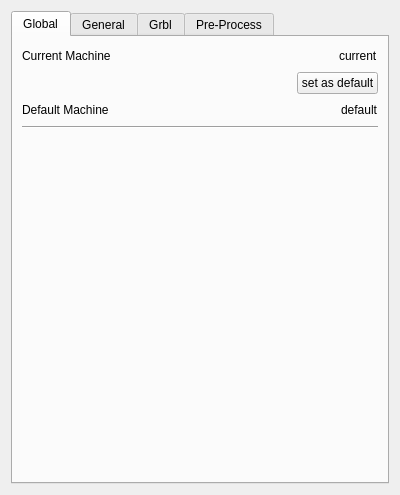
<?xml version="1.0" encoding="UTF-8"?>
<ui version="4.0">
 <class>Settings</class>
 <widget class="QWidget" name="Settings">
  <property name="geometry">
   <rect>
    <x>0</x>
    <y>0</y>
    <width>400</width>
    <height>495</height>
   </rect>
  </property>
  <property name="windowTitle">
   <string>Settings</string>
  </property>
  <layout class="QGridLayout" name="gridLayout_2">
   <item row="0" column="0">
    <widget class="QTabWidget" name="settings_tabWidget">
     <property name="currentIndex">
      <number>0</number>
     </property>
     <widget class="QWidget" name="globalSettings_tab">
      <attribute name="title">
       <string>Global</string>
      </attribute>
      <layout class="QVBoxLayout" name="verticalLayout_4">
       <item>
        <layout class="QHBoxLayout" name="horizontalLayout_24">
         <item>
          <widget class="QLabel" name="label_3">
           <property name="text">
            <string>Current Machine</string>
           </property>
          </widget>
         </item>
         <item>
          <spacer name="horizontalSpacer_25">
           <property name="orientation">
            <enum>Qt::Horizontal</enum>
           </property>
           <property name="sizeHint" stdset="0">
            <size>
             <width>40</width>
             <height>20</height>
            </size>
           </property>
          </spacer>
         </item>
         <item>
          <widget class="QLabel" name="currentMachName_label">
           <property name="text">
            <string>current</string>
           </property>
          </widget>
         </item>
        </layout>
       </item>
       <item>
        <layout class="QHBoxLayout" name="horizontalLayout_26">
         <item>
          <spacer name="horizontalSpacer_26">
           <property name="orientation">
            <enum>Qt::Horizontal</enum>
           </property>
           <property name="sizeHint" stdset="0">
            <size>
             <width>40</width>
             <height>20</height>
            </size>
           </property>
          </spacer>
         </item>
         <item>
          <widget class="QPushButton" name="setMachDefault_pButton">
           <property name="text">
            <string>set as default</string>
           </property>
          </widget>
         </item>
        </layout>
       </item>
       <item>
        <layout class="QHBoxLayout" name="horizontalLayout_25">
         <item>
          <widget class="QLabel" name="label_2">
           <property name="text">
            <string>Default Machine</string>
           </property>
          </widget>
         </item>
         <item>
          <spacer name="horizontalSpacer_24">
           <property name="orientation">
            <enum>Qt::Horizontal</enum>
           </property>
           <property name="sizeHint" stdset="0">
            <size>
             <width>40</width>
             <height>20</height>
            </size>
           </property>
          </spacer>
         </item>
         <item>
          <widget class="QLabel" name="defaultMachName_label">
           <property name="text">
            <string>default</string>
           </property>
          </widget>
         </item>
        </layout>
       </item>
       <item>
        <widget class="Line" name="line_5">
         <property name="orientation">
          <enum>Qt::Horizontal</enum>
         </property>
        </widget>
       </item>
       <item>
        <spacer name="verticalSpacer">
         <property name="orientation">
          <enum>Qt::Vertical</enum>
         </property>
         <property name="sizeHint" stdset="0">
          <size>
           <width>20</width>
           <height>323</height>
          </size>
         </property>
        </spacer>
       </item>
      </layout>
     </widget>
     <widget class="QWidget" name="generalSettings_tab">
      <attribute name="title">
       <string>General</string>
      </attribute>
      <layout class="QVBoxLayout" name="verticalLayout_3">
       <item>
        <layout class="QHBoxLayout" name="horizontalLayout_15">
         <item>
          <widget class="QLabel" name="label_10">
           <property name="text">
            <string>Grid Units</string>
           </property>
          </widget>
         </item>
         <item>
          <spacer name="horizontalSpacer_15">
           <property name="orientation">
            <enum>Qt::Horizontal</enum>
           </property>
           <property name="sizeHint" stdset="0">
            <size>
             <width>40</width>
             <height>20</height>
            </size>
           </property>
          </spacer>
         </item>
         <item>
          <widget class="QComboBox" name="gridUnits_combo">
           <item>
            <property name="text">
             <string>inches</string>
            </property>
           </item>
           <item>
            <property name="text">
             <string>cm</string>
            </property>
           </item>
          </widget>
         </item>
        </layout>
       </item>
       <item>
        <layout class="QHBoxLayout" name="horizontalLayout_16">
         <item>
          <widget class="QLabel" name="label_17">
           <property name="text">
            <string>Arc Precision</string>
           </property>
          </widget>
         </item>
         <item>
          <spacer name="horizontalSpacer_16">
           <property name="orientation">
            <enum>Qt::Horizontal</enum>
           </property>
           <property name="sizeHint" stdset="0">
            <size>
             <width>40</width>
             <height>20</height>
            </size>
           </property>
          </spacer>
         </item>
         <item>
          <widget class="QDoubleSpinBox" name="arcPrecision_dSpin">
           <property name="minimum">
            <double>0.010000000000000</double>
           </property>
           <property name="maximum">
            <double>2.000000000000000</double>
           </property>
           <property name="singleStep">
            <double>0.010000000000000</double>
           </property>
          </widget>
         </item>
        </layout>
       </item>
       <item>
        <widget class="Line" name="line">
         <property name="orientation">
          <enum>Qt::Horizontal</enum>
         </property>
        </widget>
       </item>
       <item>
        <layout class="QHBoxLayout" name="horizontalLayout_17">
         <item>
          <widget class="QLabel" name="label_12">
           <property name="text">
            <string>Grid Color</string>
           </property>
          </widget>
         </item>
         <item>
          <spacer name="horizontalSpacer_14">
           <property name="orientation">
            <enum>Qt::Horizontal</enum>
           </property>
           <property name="sizeHint" stdset="0">
            <size>
             <width>40</width>
             <height>20</height>
            </size>
           </property>
          </spacer>
         </item>
         <item>
          <widget class="QLineEdit" name="gridColor_lEdit">
           <property name="minimumSize">
            <size>
             <width>85</width>
             <height>0</height>
            </size>
           </property>
           <property name="maximumSize">
            <size>
             <width>85</width>
             <height>16777215</height>
            </size>
           </property>
           <property name="text">
            <string/>
           </property>
           <property name="readOnly">
            <bool>true</bool>
           </property>
          </widget>
         </item>
         <item>
          <widget class="QToolButton" name="gridColor_tButton">
           <property name="text">
            <string/>
           </property>
          </widget>
         </item>
        </layout>
       </item>
       <item>
        <layout class="QHBoxLayout" name="horizontalLayout_18">
         <item>
          <widget class="QLabel" name="label_13">
           <property name="text">
            <string>Cut Color</string>
           </property>
          </widget>
         </item>
         <item>
          <spacer name="horizontalSpacer_13">
           <property name="orientation">
            <enum>Qt::Horizontal</enum>
           </property>
           <property name="sizeHint" stdset="0">
            <size>
             <width>40</width>
             <height>20</height>
            </size>
           </property>
          </spacer>
         </item>
         <item>
          <widget class="QLineEdit" name="cutColor_lEdit">
           <property name="minimumSize">
            <size>
             <width>85</width>
             <height>0</height>
            </size>
           </property>
           <property name="maximumSize">
            <size>
             <width>85</width>
             <height>16777215</height>
            </size>
           </property>
           <property name="readOnly">
            <bool>true</bool>
           </property>
          </widget>
         </item>
         <item>
          <widget class="QToolButton" name="cutColor_tButton">
           <property name="text">
            <string/>
           </property>
          </widget>
         </item>
        </layout>
       </item>
       <item>
        <layout class="QHBoxLayout" name="horizontalLayout_19">
         <item>
          <widget class="QLabel" name="label_14">
           <property name="text">
            <string>Move Color</string>
           </property>
          </widget>
         </item>
         <item>
          <spacer name="horizontalSpacer_12">
           <property name="orientation">
            <enum>Qt::Horizontal</enum>
           </property>
           <property name="sizeHint" stdset="0">
            <size>
             <width>40</width>
             <height>20</height>
            </size>
           </property>
          </spacer>
         </item>
         <item>
          <widget class="QLineEdit" name="moveColor_lEdit">
           <property name="minimumSize">
            <size>
             <width>85</width>
             <height>0</height>
            </size>
           </property>
           <property name="maximumSize">
            <size>
             <width>85</width>
             <height>16777215</height>
            </size>
           </property>
           <property name="readOnly">
            <bool>true</bool>
           </property>
          </widget>
         </item>
         <item>
          <widget class="QToolButton" name="moveColor_tButton">
           <property name="text">
            <string/>
           </property>
          </widget>
         </item>
        </layout>
       </item>
       <item>
        <widget class="Line" name="line_2">
         <property name="orientation">
          <enum>Qt::Horizontal</enum>
         </property>
        </widget>
       </item>
       <item>
        <layout class="QHBoxLayout" name="horizontalLayout_14">
         <item>
          <layout class="QVBoxLayout" name="verticalLayout_2">
           <item>
            <layout class="QHBoxLayout" name="horizontalLayout_12">
             <item>
              <widget class="QLabel" name="label_15">
               <property name="text">
                <string>Machine X Size</string>
               </property>
              </widget>
             </item>
             <item>
              <spacer name="horizontalSpacer_17">
               <property name="orientation">
                <enum>Qt::Horizontal</enum>
               </property>
               <property name="sizeHint" stdset="0">
                <size>
                 <width>40</width>
                 <height>20</height>
                </size>
               </property>
              </spacer>
             </item>
             <item>
              <widget class="QDoubleSpinBox" name="sizeX_dBox"/>
             </item>
            </layout>
           </item>
           <item>
            <layout class="QHBoxLayout" name="horizontalLayout_13">
             <item>
              <widget class="QLabel" name="label_16">
               <property name="text">
                <string>Machine Y Size</string>
               </property>
              </widget>
             </item>
             <item>
              <spacer name="horizontalSpacer_18">
               <property name="orientation">
                <enum>Qt::Horizontal</enum>
               </property>
               <property name="sizeHint" stdset="0">
                <size>
                 <width>40</width>
                 <height>20</height>
                </size>
               </property>
              </spacer>
             </item>
             <item>
              <widget class="QDoubleSpinBox" name="sizeY_dBox"/>
             </item>
            </layout>
           </item>
          </layout>
         </item>
         <item>
          <widget class="QComboBox" name="machineUnits_combo">
           <item>
            <property name="text">
             <string>inches</string>
            </property>
           </item>
           <item>
            <property name="text">
             <string>cm</string>
            </property>
           </item>
          </widget>
         </item>
        </layout>
       </item>
       <item>
        <layout class="QHBoxLayout" name="horizontalLayout_23">
         <item>
          <widget class="QLabel" name="label">
           <property name="text">
            <string>Jog Increment</string>
           </property>
          </widget>
         </item>
         <item>
          <spacer name="horizontalSpacer_23">
           <property name="orientation">
            <enum>Qt::Horizontal</enum>
           </property>
           <property name="sizeHint" stdset="0">
            <size>
             <width>40</width>
             <height>20</height>
            </size>
           </property>
          </spacer>
         </item>
         <item>
          <widget class="QDoubleSpinBox" name="jogIncrement_dBox"/>
         </item>
        </layout>
       </item>
       <item>
        <widget class="Line" name="line_3">
         <property name="orientation">
          <enum>Qt::Horizontal</enum>
         </property>
        </widget>
       </item>
       <item>
        <layout class="QHBoxLayout" name="horizontalLayout_21">
         <item>
          <widget class="QLabel" name="label_18">
           <property name="text">
            <string>Arduino Port</string>
           </property>
          </widget>
         </item>
         <item>
          <spacer name="horizontalSpacer_20">
           <property name="orientation">
            <enum>Qt::Horizontal</enum>
           </property>
           <property name="sizeHint" stdset="0">
            <size>
             <width>40</width>
             <height>20</height>
            </size>
           </property>
          </spacer>
         </item>
         <item>
          <widget class="QComboBox" name="arduinoPort_combo"/>
         </item>
         <item>
          <widget class="QToolButton" name="refreshArduinoPortList_tButton">
           <property name="text">
            <string>...</string>
           </property>
          </widget>
         </item>
        </layout>
       </item>
       <item>
        <layout class="QHBoxLayout" name="horizontalLayout_22">
         <item>
          <widget class="QLabel" name="label_19">
           <property name="text">
            <string>Baud Rate</string>
           </property>
          </widget>
         </item>
         <item>
          <spacer name="horizontalSpacer_21">
           <property name="orientation">
            <enum>Qt::Horizontal</enum>
           </property>
           <property name="sizeHint" stdset="0">
            <size>
             <width>40</width>
             <height>20</height>
            </size>
           </property>
          </spacer>
         </item>
         <item>
          <widget class="QComboBox" name="baudRate_combo">
           <item>
            <property name="text">
             <string>9600</string>
            </property>
           </item>
          </widget>
         </item>
        </layout>
       </item>
       <item>
        <widget class="Line" name="line_4">
         <property name="orientation">
          <enum>Qt::Horizontal</enum>
         </property>
        </widget>
       </item>
       <item>
        <layout class="QHBoxLayout" name="horizontalLayout_20">
         <item>
          <spacer name="horizontalSpacer_19">
           <property name="orientation">
            <enum>Qt::Horizontal</enum>
           </property>
           <property name="sizeHint" stdset="0">
            <size>
             <width>40</width>
             <height>20</height>
            </size>
           </property>
          </spacer>
         </item>
         <item>
          <widget class="QPushButton" name="plotSave_pButton">
           <property name="text">
            <string>Save</string>
           </property>
          </widget>
         </item>
        </layout>
       </item>
      </layout>
     </widget>
     <widget class="QWidget" name="grblSettings_tab">
      <attribute name="title">
       <string>Grbl</string>
      </attribute>
      <layout class="QGridLayout" name="gridLayout">
       <item row="0" column="0">
        <layout class="QVBoxLayout" name="verticalLayout">
         <item>
          <layout class="QHBoxLayout" name="horizontalLayout_45">
           <item>
            <widget class="QLabel" name="grblVersion_label">
             <property name="text">
              <string>Grbl Version</string>
             </property>
            </widget>
           </item>
           <item>
            <spacer name="horizontalSpacer_22">
             <property name="orientation">
              <enum>Qt::Horizontal</enum>
             </property>
             <property name="sizeHint" stdset="0">
              <size>
               <width>40</width>
               <height>20</height>
              </size>
             </property>
            </spacer>
           </item>
           <item>
            <widget class="QComboBox" name="grblVerson_combo">
             <item>
              <property name="text">
               <string>0.51</string>
              </property>
             </item>
             <item>
              <property name="text">
               <string>0.6b</string>
              </property>
             </item>
             <item>
              <property name="text">
               <string>0.7d</string>
              </property>
             </item>
             <item>
              <property name="text">
               <string>0.8a</string>
              </property>
             </item>
            </widget>
           </item>
          </layout>
         </item>
         <item>
          <widget class="Line" name="line_9">
           <property name="orientation">
            <enum>Qt::Horizontal</enum>
           </property>
          </widget>
         </item>
         <item>
          <layout class="QHBoxLayout" name="horizontalLayout_2">
           <item>
            <widget class="QLabel" name="stepsX_label">
             <property name="text">
              <string>Steps per mm X</string>
             </property>
            </widget>
           </item>
           <item>
            <spacer name="horizontalSpacer_2">
             <property name="orientation">
              <enum>Qt::Horizontal</enum>
             </property>
             <property name="sizeHint" stdset="0">
              <size>
               <width>40</width>
               <height>20</height>
              </size>
             </property>
            </spacer>
           </item>
           <item>
            <widget class="QDoubleSpinBox" name="stepX_dspinbox">
             <property name="minimumSize">
              <size>
               <width>77</width>
               <height>0</height>
              </size>
             </property>
             <property name="maximumSize">
              <size>
               <width>77</width>
               <height>16777215</height>
              </size>
             </property>
             <property name="buttonSymbols">
              <enum>QAbstractSpinBox::NoButtons</enum>
             </property>
             <property name="decimals">
              <number>3</number>
             </property>
             <property name="maximum">
              <double>1000.000000000000000</double>
             </property>
            </widget>
           </item>
          </layout>
         </item>
         <item>
          <layout class="QHBoxLayout" name="horizontalLayout_3">
           <item>
            <widget class="QLabel" name="stepsY_label">
             <property name="text">
              <string>Steps per mm Y</string>
             </property>
            </widget>
           </item>
           <item>
            <spacer name="horizontalSpacer_3">
             <property name="orientation">
              <enum>Qt::Horizontal</enum>
             </property>
             <property name="sizeHint" stdset="0">
              <size>
               <width>40</width>
               <height>20</height>
              </size>
             </property>
            </spacer>
           </item>
           <item>
            <widget class="QDoubleSpinBox" name="stepY_dspinbox">
             <property name="minimumSize">
              <size>
               <width>77</width>
               <height>0</height>
              </size>
             </property>
             <property name="maximumSize">
              <size>
               <width>77</width>
               <height>16777215</height>
              </size>
             </property>
             <property name="buttonSymbols">
              <enum>QAbstractSpinBox::NoButtons</enum>
             </property>
             <property name="decimals">
              <number>3</number>
             </property>
             <property name="maximum">
              <double>1000.000000000000000</double>
             </property>
            </widget>
           </item>
          </layout>
         </item>
         <item>
          <layout class="QHBoxLayout" name="horizontalLayout_4">
           <item>
            <widget class="QLabel" name="stepsZ_label">
             <property name="text">
              <string>Steps per mm Z</string>
             </property>
            </widget>
           </item>
           <item>
            <spacer name="horizontalSpacer_4">
             <property name="orientation">
              <enum>Qt::Horizontal</enum>
             </property>
             <property name="sizeHint" stdset="0">
              <size>
               <width>40</width>
               <height>20</height>
              </size>
             </property>
            </spacer>
           </item>
           <item>
            <widget class="QDoubleSpinBox" name="stepZ_dspinbox">
             <property name="minimumSize">
              <size>
               <width>77</width>
               <height>0</height>
              </size>
             </property>
             <property name="maximumSize">
              <size>
               <width>77</width>
               <height>16777215</height>
              </size>
             </property>
             <property name="buttonSymbols">
              <enum>QAbstractSpinBox::NoButtons</enum>
             </property>
             <property name="decimals">
              <number>3</number>
             </property>
             <property name="maximum">
              <double>1000.000000000000000</double>
             </property>
            </widget>
           </item>
          </layout>
         </item>
         <item>
          <layout class="QHBoxLayout" name="horizontalLayout_5">
           <item>
            <widget class="QLabel" name="stepPulse_label">
             <property name="text">
              <string>Step Pulse (microseconds)</string>
             </property>
            </widget>
           </item>
           <item>
            <spacer name="horizontalSpacer_5">
             <property name="orientation">
              <enum>Qt::Horizontal</enum>
             </property>
             <property name="sizeType">
              <enum>QSizePolicy::Expanding</enum>
             </property>
             <property name="sizeHint" stdset="0">
              <size>
               <width>40</width>
               <height>20</height>
              </size>
             </property>
            </spacer>
           </item>
           <item>
            <widget class="QSpinBox" name="stepPulse_dspinbox">
             <property name="minimumSize">
              <size>
               <width>77</width>
               <height>0</height>
              </size>
             </property>
             <property name="maximumSize">
              <size>
               <width>77</width>
               <height>16777215</height>
              </size>
             </property>
             <property name="buttonSymbols">
              <enum>QAbstractSpinBox::NoButtons</enum>
             </property>
             <property name="maximum">
              <number>9999</number>
             </property>
            </widget>
           </item>
          </layout>
         </item>
         <item>
          <layout class="QHBoxLayout" name="horizontalLayout_6">
           <item>
            <widget class="QLabel" name="arcSeg_label">
             <property name="text">
              <string>mm per Arc Segment</string>
             </property>
            </widget>
           </item>
           <item>
            <spacer name="horizontalSpacer_6">
             <property name="orientation">
              <enum>Qt::Horizontal</enum>
             </property>
             <property name="sizeHint" stdset="0">
              <size>
               <width>40</width>
               <height>20</height>
              </size>
             </property>
            </spacer>
           </item>
           <item>
            <widget class="QDoubleSpinBox" name="arcSeg_dspinbox">
             <property name="minimumSize">
              <size>
               <width>77</width>
               <height>0</height>
              </size>
             </property>
             <property name="maximumSize">
              <size>
               <width>77</width>
               <height>16777215</height>
              </size>
             </property>
             <property name="buttonSymbols">
              <enum>QAbstractSpinBox::NoButtons</enum>
             </property>
             <property name="decimals">
              <number>3</number>
             </property>
             <property name="maximum">
              <double>1000.000000000000000</double>
             </property>
            </widget>
           </item>
          </layout>
         </item>
         <item>
          <layout class="QHBoxLayout" name="horizontalLayout_7">
           <item>
            <widget class="QLabel" name="seekRate_label">
             <property name="text">
              <string>Seek Rate (mm/min)</string>
             </property>
            </widget>
           </item>
           <item>
            <spacer name="horizontalSpacer_7">
             <property name="orientation">
              <enum>Qt::Horizontal</enum>
             </property>
             <property name="sizeHint" stdset="0">
              <size>
               <width>40</width>
               <height>20</height>
              </size>
             </property>
            </spacer>
           </item>
           <item>
            <widget class="QDoubleSpinBox" name="seekRate_dspinbox">
             <property name="minimumSize">
              <size>
               <width>77</width>
               <height>0</height>
              </size>
             </property>
             <property name="maximumSize">
              <size>
               <width>77</width>
               <height>16777215</height>
              </size>
             </property>
             <property name="buttonSymbols">
              <enum>QAbstractSpinBox::NoButtons</enum>
             </property>
             <property name="decimals">
              <number>3</number>
             </property>
             <property name="maximum">
              <double>9999.000000000000000</double>
             </property>
            </widget>
           </item>
          </layout>
         </item>
         <item>
          <layout class="QHBoxLayout" name="horizontalLayout_8">
           <item>
            <widget class="QLabel" name="feedRate_label">
             <property name="text">
              <string>Feed Rate (mm/min)</string>
             </property>
            </widget>
           </item>
           <item>
            <spacer name="horizontalSpacer_8">
             <property name="orientation">
              <enum>Qt::Horizontal</enum>
             </property>
             <property name="sizeHint" stdset="0">
              <size>
               <width>40</width>
               <height>20</height>
              </size>
             </property>
            </spacer>
           </item>
           <item>
            <widget class="QDoubleSpinBox" name="feedRate_dspinbox">
             <property name="minimumSize">
              <size>
               <width>77</width>
               <height>0</height>
              </size>
             </property>
             <property name="maximumSize">
              <size>
               <width>77</width>
               <height>16777215</height>
              </size>
             </property>
             <property name="buttonSymbols">
              <enum>QAbstractSpinBox::NoButtons</enum>
             </property>
             <property name="decimals">
              <number>3</number>
             </property>
             <property name="maximum">
              <double>9999.000000000000000</double>
             </property>
            </widget>
           </item>
          </layout>
         </item>
         <item>
          <layout class="QHBoxLayout" name="horizontalLayout_9">
           <item>
            <widget class="QLabel" name="acceleration_label">
             <property name="text">
              <string>Acceleration (mm/sec^2)</string>
             </property>
            </widget>
           </item>
           <item>
            <spacer name="horizontalSpacer_9">
             <property name="orientation">
              <enum>Qt::Horizontal</enum>
             </property>
             <property name="sizeHint" stdset="0">
              <size>
               <width>40</width>
               <height>20</height>
              </size>
             </property>
            </spacer>
           </item>
           <item>
            <widget class="QDoubleSpinBox" name="acceleration_dspinbox">
             <property name="minimumSize">
              <size>
               <width>77</width>
               <height>0</height>
              </size>
             </property>
             <property name="maximumSize">
              <size>
               <width>77</width>
               <height>16777215</height>
              </size>
             </property>
             <property name="buttonSymbols">
              <enum>QAbstractSpinBox::NoButtons</enum>
             </property>
             <property name="decimals">
              <number>3</number>
             </property>
             <property name="minimum">
              <double>-1.000000000000000</double>
             </property>
             <property name="maximum">
              <double>1000.000000000000000</double>
             </property>
            </widget>
           </item>
          </layout>
         </item>
         <item>
          <layout class="QHBoxLayout" name="horizontalLayout_10">
           <item>
            <widget class="QLabel" name="maxJerk_label">
             <property name="text">
              <string>Max Jerk (delta mm/min)</string>
             </property>
            </widget>
           </item>
           <item>
            <spacer name="horizontalSpacer_10">
             <property name="orientation">
              <enum>Qt::Horizontal</enum>
             </property>
             <property name="sizeHint" stdset="0">
              <size>
               <width>40</width>
               <height>20</height>
              </size>
             </property>
            </spacer>
           </item>
           <item>
            <widget class="QDoubleSpinBox" name="maxJerk_dspinbox">
             <property name="minimumSize">
              <size>
               <width>77</width>
               <height>0</height>
              </size>
             </property>
             <property name="maximumSize">
              <size>
               <width>77</width>
               <height>16777215</height>
              </size>
             </property>
             <property name="buttonSymbols">
              <enum>QAbstractSpinBox::NoButtons</enum>
             </property>
             <property name="decimals">
              <number>3</number>
             </property>
             <property name="maximum">
              <double>1000.000000000000000</double>
             </property>
            </widget>
           </item>
          </layout>
         </item>
         <item>
          <layout class="QHBoxLayout" name="horizontalLayout_11">
           <item>
            <widget class="QLabel" name="stepInvert_label">
             <property name="text">
              <string>Stepping Invert Mask (binary)</string>
             </property>
            </widget>
           </item>
           <item>
            <spacer name="horizontalSpacer_11">
             <property name="orientation">
              <enum>Qt::Horizontal</enum>
             </property>
             <property name="sizeHint" stdset="0">
              <size>
               <width>40</width>
               <height>20</height>
              </size>
             </property>
            </spacer>
           </item>
           <item>
            <widget class="QLineEdit" name="stepMask_lineEdit">
             <property name="maximumSize">
              <size>
               <width>77</width>
               <height>16777215</height>
              </size>
             </property>
             <property name="inputMethodHints">
              <set>Qt::ImhDigitsOnly</set>
             </property>
             <property name="text">
              <string/>
             </property>
             <property name="maxLength">
              <number>8</number>
             </property>
             <property name="frame">
              <bool>true</bool>
             </property>
            </widget>
           </item>
          </layout>
         </item>
         <item>
          <layout class="QHBoxLayout" name="horizontalLayout">
           <item>
            <spacer name="horizontalSpacer">
             <property name="orientation">
              <enum>Qt::Horizontal</enum>
             </property>
             <property name="sizeHint" stdset="0">
              <size>
               <width>40</width>
               <height>20</height>
              </size>
             </property>
            </spacer>
           </item>
           <item>
            <widget class="QPushButton" name="grblSave_pButton">
             <property name="text">
              <string>Save</string>
             </property>
            </widget>
           </item>
          </layout>
         </item>
        </layout>
       </item>
      </layout>
     </widget>
     <widget class="QWidget" name="PreprocessSettings_tab">
      <attribute name="title">
       <string>Pre-Process</string>
      </attribute>
      <widget class="QCheckBox" name="preEnabled_cBox">
       <property name="geometry">
        <rect>
         <x>10</x>
         <y>10</y>
         <width>111</width>
         <height>22</height>
        </rect>
       </property>
       <property name="maximumSize">
        <size>
         <width>111</width>
         <height>16777215</height>
        </size>
       </property>
       <property name="text">
        <string>Pre-Process</string>
       </property>
       <property name="checked">
        <bool>false</bool>
       </property>
      </widget>
      <widget class="QCheckBox" name="preCheckCompatibility_cBox">
       <property name="geometry">
        <rect>
         <x>20</x>
         <y>50</y>
         <width>161</width>
         <height>22</height>
        </rect>
       </property>
       <property name="text">
        <string>Compatibility Check</string>
       </property>
      </widget>
      <widget class="QCheckBox" name="preRemoveArcs_cBox">
       <property name="geometry">
        <rect>
         <x>20</x>
         <y>150</y>
         <width>121</width>
         <height>22</height>
        </rect>
       </property>
       <property name="text">
        <string>Remove Arcs</string>
       </property>
      </widget>
      <widget class="QCheckBox" name="preRemoveLineNum_cBox">
       <property name="geometry">
        <rect>
         <x>20</x>
         <y>90</y>
         <width>181</width>
         <height>22</height>
        </rect>
       </property>
       <property name="text">
        <string>Remove Line Numbers</string>
       </property>
      </widget>
      <widget class="QCheckBox" name="preUniformZ_cBox">
       <property name="geometry">
        <rect>
         <x>20</x>
         <y>190</y>
         <width>151</width>
         <height>22</height>
        </rect>
       </property>
       <property name="text">
        <string>Uniform Z Changes</string>
       </property>
      </widget>
      <widget class="QCheckBox" name="preRemoveUnnecessary_cBox">
       <property name="geometry">
        <rect>
         <x>20</x>
         <y>110</y>
         <width>251</width>
         <height>22</height>
        </rect>
       </property>
       <property name="text">
        <string>Remove Unnecessary Commands</string>
       </property>
      </widget>
      <widget class="QCheckBox" name="preRemoveUnsupported_cBox">
       <property name="geometry">
        <rect>
         <x>20</x>
         <y>130</y>
         <width>251</width>
         <height>22</height>
        </rect>
       </property>
       <property name="text">
        <string>Remove Unsupported Commands</string>
       </property>
      </widget>
      <widget class="QFrame" name="frame">
       <property name="geometry">
        <rect>
         <x>10</x>
         <y>270</y>
         <width>361</width>
         <height>121</height>
        </rect>
       </property>
       <property name="frameShape">
        <enum>QFrame::StyledPanel</enum>
       </property>
       <property name="frameShadow">
        <enum>QFrame::Raised</enum>
       </property>
       <widget class="QCheckBox" name="preSaveFile_cBox">
        <property name="geometry">
         <rect>
          <x>0</x>
          <y>10</y>
          <width>151</width>
          <height>22</height>
         </rect>
        </property>
        <property name="text">
         <string>Save Modified File</string>
        </property>
       </widget>
       <widget class="QLineEdit" name="preFileAppend_lEdit">
        <property name="geometry">
         <rect>
          <x>170</x>
          <y>10</y>
          <width>113</width>
          <height>27</height>
         </rect>
        </property>
       </widget>
      </widget>
      <widget class="QDoubleSpinBox" name="preArcPrecision_dspin">
       <property name="geometry">
        <rect>
         <x>190</x>
         <y>150</y>
         <width>62</width>
         <height>27</height>
        </rect>
       </property>
      </widget>
      <widget class="QDoubleSpinBox" name="preZMagnitude_dspin">
       <property name="geometry">
        <rect>
         <x>190</x>
         <y>190</y>
         <width>62</width>
         <height>27</height>
        </rect>
       </property>
      </widget>
      <widget class="QCheckBox" name="preOptimize_cBox">
       <property name="geometry">
        <rect>
         <x>20</x>
         <y>30</y>
         <width>161</width>
         <height>22</height>
        </rect>
       </property>
       <property name="text">
        <string>Optimize Tool Path</string>
       </property>
      </widget>
      <widget class="QCheckBox" name="preAlwaysDefaultFeed_cBox">
       <property name="geometry">
        <rect>
         <x>20</x>
         <y>70</y>
         <width>231</width>
         <height>22</height>
        </rect>
       </property>
       <property name="text">
        <string>Always Use Default Feed Rate</string>
       </property>
      </widget>
      <widget class="QPushButton" name="preProcSave_pButton">
       <property name="geometry">
        <rect>
         <x>270</x>
         <y>410</y>
         <width>97</width>
         <height>27</height>
        </rect>
       </property>
       <property name="text">
        <string>Save</string>
       </property>
      </widget>
     </widget>
    </widget>
   </item>
  </layout>
 </widget>
 <resources/>
 <connections/>
</ui>
